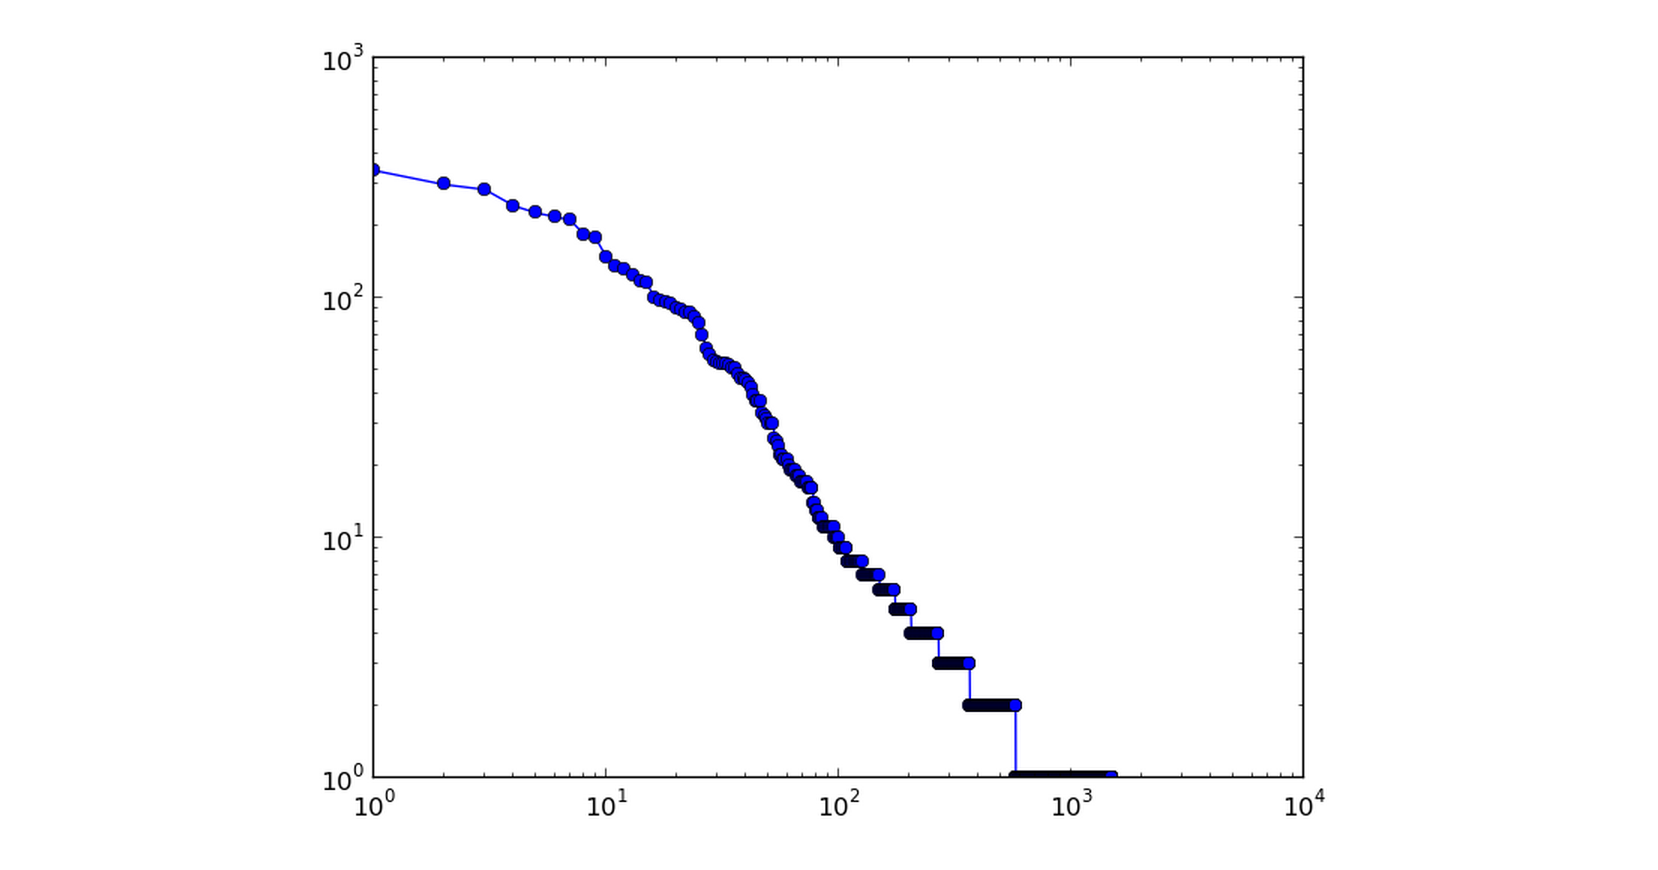

Write Python code to recreate this figure.
#! /usr/bin/python2.7
# -*- coding: utf-8 -*-

from collections import Counter

from konlpy.corpus import kolaw
from konlpy.tag import Hannanum
from konlpy.plot import draw_zipf
from konlpy.utils import concordance, pprint
from matplotlib import pyplot


def draw_zipf(count_list, filename, color='blue', marker='o'):
    sorted_list = sorted(count_list, reverse=True)
    pyplot.plot(sorted_list, color=color, marker=marker)
    pyplot.xscale('log')
    pyplot.yscale('log')
    pyplot.savefig(filename)


doc = kolaw.open('constitution.txt').read()
pos = Hannanum().pos(doc)
cnt = Counter(pos)

print 'nchars  :', len(doc)
print 'ntokens :', len(doc.split())
print 'nmorphs :', len(set(pos))
print '\nTop 20 frequent morphemes:'; pprint(cnt.most_common(20))
print '\nLocations of "대한민국" in the document:'; concordance(u'대한민국', doc)

draw_zipf([b for a, b in cnt.items()], 'zipf.png')
